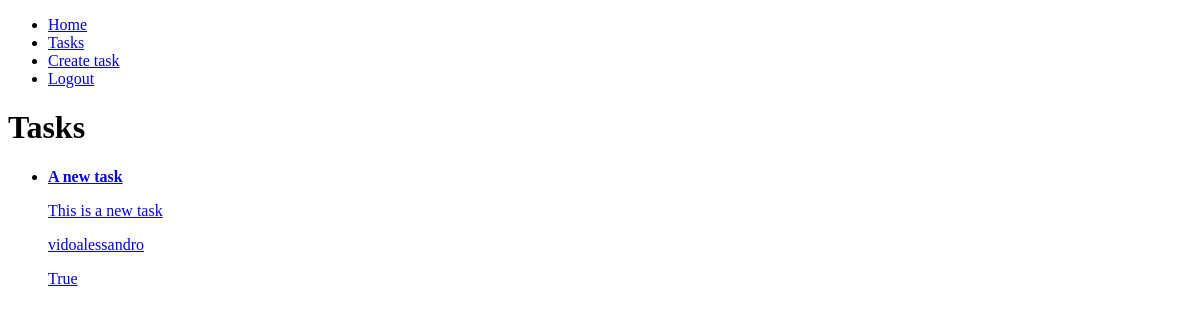
/tasks/ (signed in), run on an earlier commit of the app's database.
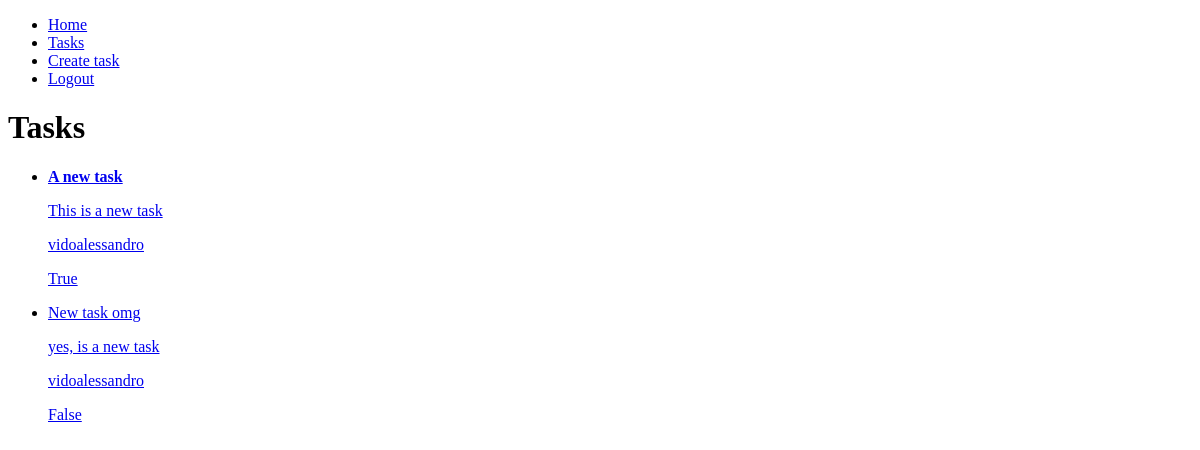
And on a later commit of the database.
### tasks/models.py (models this page shows, shortened)
class Tasks(models.Model):
    title = models.CharField(max_length=100)
    description = models.TextField(blank=True)
    created = models.DateTimeField(auto_now_add=True)
    datecompleted = models.DateTimeField(null=True)
    important = models.BooleanField(default=False)
    user = models.ForeignKey(User, on_delete=models.CASCADE)

### tasks/views.py (the view)
# urls.py: path('tasks/', views.tasks, name='tasks'),
def tasks(request):
    tasks = Tasks.objects.filter(user=request.user, datecompleted__isnull=True)
    return render(request, 'tasks.html', {
        'tasks': tasks,
    })

### tasks/templates/tasks.html
{% extends 'base.html' %}
{% block content %}
    <h1>Tasks</h1>
    <ul>
        {% for task in tasks %}
            <li>
                <a href="{% url 'task_detail' task.id %}">
                    {% if task.important %}
                        <strong>{{task.title}}</strong>
                    {% else %}
                        {{task.title}}
                    {% endif %}
                    <p>{{task.description}}</p>
                    <p>{{task.user.username}}</p>
                    <p>{{task.important}}</p>
                </a>
            </li>
        {% endfor %}
    </ul>
{% endblock %}

### tasks/templates/base.html (shortened to what this page needs)
<!DOCTYPE html>
<html lang="en">
<head>
</head>
<body>
    <nav>
        <ul>
            <li>
                <a href="/">Home</a>
            </li>
            {% if user.is_authenticated %}
                <li>
                    <a href="/tasks">Tasks</a>
                </li>
                <li>
                    <a href="/tasks/create">Create task</a>
                </li>
                <li>
                    <a href="/logout">Logout</a>
                </li>
            {% endif %}
        </ul>
    </nav>
    {% block content %}
    {% endblock %}
</body>
</html>

What changed in the data, as far as the page shows it:
added Tasks: title "New task omg", description "yes, is a new task", user.username "vidoalessandro", important "False"
